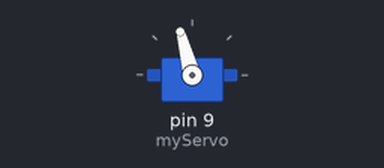
A sketch run on a simulated Arduino Uno, built with avr-gcc and run on an emulated ATmega328P. Shown: servo.

Above: at 0.1 s.
At 5.1 s:
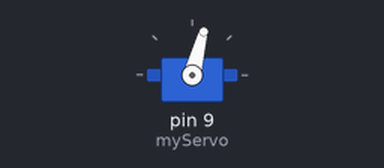
At 9.1 s:
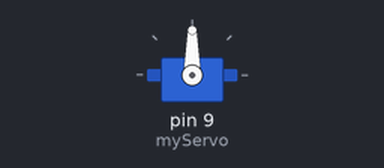
Timing chart, 0 to 10.6 s (numbered marks = the images above):
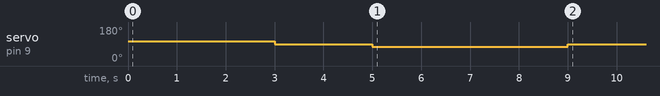

The sketch:

updatedservocode_copy_20241203113949.ino
```cpp
#include <Servo.h>

Servo myServo;  // Create a Servo object

void setup() {
  myServo.attach(9);  // Attach the servo on pin 9
 myServo.write(105); //speed of servo clockwise
  delay(3000); //time servo runs
   myServo.write(90);
  delay(2000);
  myServo.write(75); //speed of servo counterclockwise
  delay(4000); //time servo runs
}

void loop() {
  // Move the servo from 0 to 180 degrees
  /*for (int pos = 0; pos <= 180; pos += 1) {
    myServo.write(pos);  // Tell the servo to go to position in variable 'pos'
    delay(1000);           // Wait 15 ms for the servo to reach the position
  }*/
  myServo.write(90);

}
```

Measured:
- by itself, servo on pin 9 (myServo): 105° → 90° at 3.0 s, → 75° 2.0 s later, → 90° 4.0 s later
